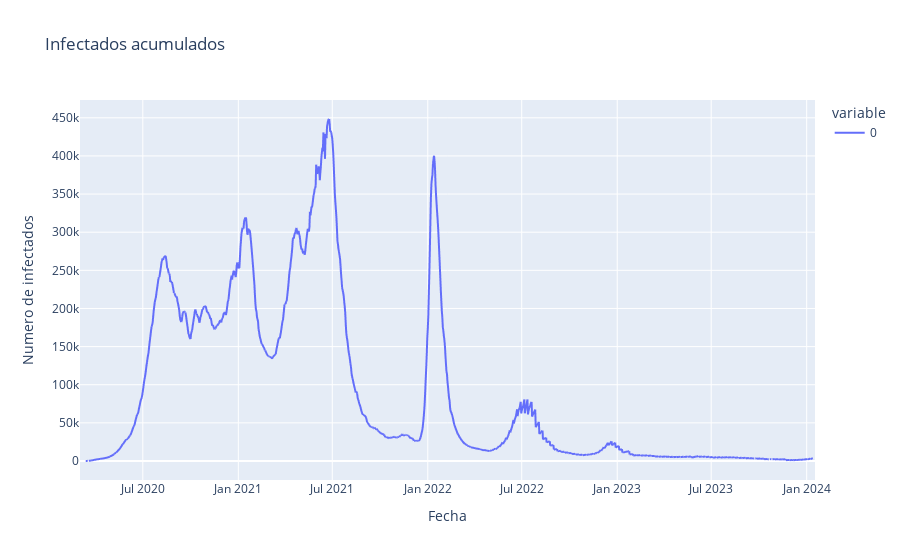

The cell this chart's notebook holds for it:
### Code cell
#se supone que son los casos acumulados - los removidos acumulados
infectados_acumulados=casos_acumulados - removidos_acumulados
#grafica con plotly express
fig = px.line(infectados_acumulados, title='Infectados acumulados')
fig.update_xaxes(title_text='Fecha')
fig.update_yaxes(title_text='Numero de infectados')
fig.show()

### Figure 1 — Plotly figure (JSON) as saved in the notebook; plotly's stock layout.template omitted (floating-point values rounded to 4 significant figures; data arrays with more than 128 entries replaced by an {"elided": "..."} marker saying what was removed)
{"data": [{"hovertemplate": "variable=0<br>index=%{x}<br>value=%{y}<extra></extra>", "legendgroup": "0", "line": {"color": "#636efa", "dash": "solid"}, "marker": {"symbol": "circle"}, "mode": "lines", "name": "0", "showlegend": true, "type": "scattergl", "x": {"elided": "1414 str values"}, "xaxis": "x", "y": {"elided": "1414 int values"}, "yaxis": "y"}], "layout": {"legend": {"title": {"text": "variable"}, "tracegroupgap": 0}, "title": {"text": "Infectados acumulados"}, "xaxis": {"anchor": "y", "domain": [0, 1], "title": {"text": "Fecha"}}, "yaxis": {"anchor": "x", "domain": [0, 1], "title": {"text": "Numero de infectados"}}}}
